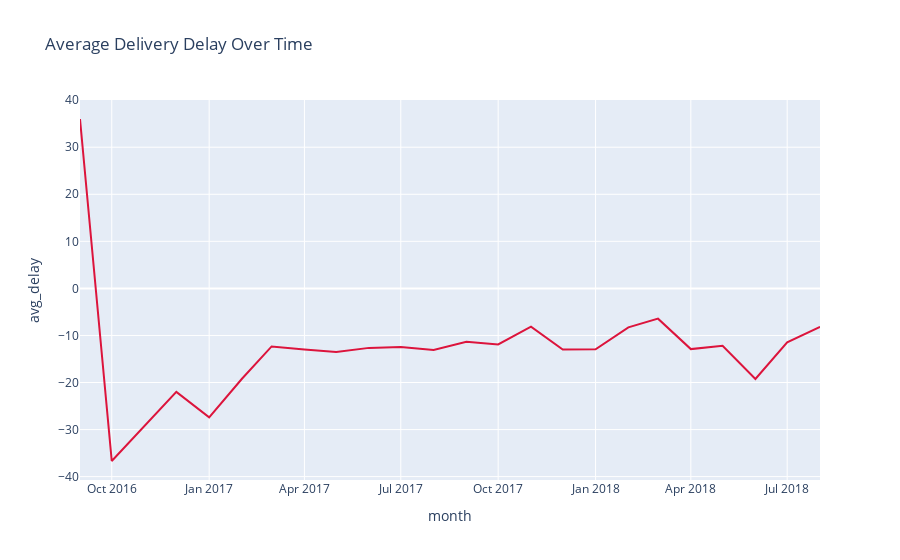

Notebook cell for this chart:
### Markdown cell above
# Visualization: If multiple orders per month are available, show delays over time:

### Code cell
query='''
SELECT 
    DATE_FORMAT(order_purchase_timestamp, '%Y-%m') AS month,
    ROUND(AVG(DATEDIFF(order_delivered_customer_date, order_estimated_delivery_date)), 2) AS avg_delay
FROM orders
WHERE order_status = 'delivered'
GROUP BY month
ORDER BY month;

'''

cur.execute(query)
data = cur.fetchall()
df =pd.DataFrame(data,columns=["month","avg_delay"])
df.head()

fig = px.line(df, x='month', y='avg_delay', title='Average Delivery Delay Over Time')
fig.update_traces(line_color='crimson')
fig.show()

### Figure 1 — Plotly figure (JSON) as saved in the notebook; plotly's stock layout.template omitted (floating-point values rounded to 4 significant figures)
{"data": [{"hovertemplate": "month=%{x}<br>avg_delay=%{y}<extra></extra>", "legendgroup": "", "line": {"color": "crimson", "dash": "solid"}, "marker": {"symbol": "circle"}, "mode": "lines", "name": "", "orientation": "v", "showlegend": false, "type": "scatter", "x": ["2016-09", "2016-10", "2016-12", "2017-01", "2017-02", "2017-03", "2017-04", "2017-05", "2017-06", "2017-07", "2017-08", "2017-09", "2017-10", "2017-11", "2017-12", "2018-01", "2018-02", "2018-03", "2018-04", "2018-05", "2018-06", "2018-07", "2018-08"], "xaxis": "x", "y": [36, -36.68, -22, -27.41, -19.2, -12.33, -12.97, -13.5, -12.64, -12.47, -13.1, -11.35, -11.92, -8.12, -13.01, -12.93, -8.29, -6.43, -12.9, -12.19, -19.24, -11.44, -8.16], "yaxis": "y"}], "layout": {"autosize": true, "legend": {"tracegroupgap": 0}, "title": {"text": "Average Delivery Delay Over Time"}, "xaxis": {"anchor": "y", "autorange": true, "domain": [0, 1], "range": ["2016-09-01", "2018-08-01"], "title": {"text": "month"}, "type": "date"}, "yaxis": {"anchor": "x", "autorange": true, "domain": [0, 1], "range": [-40.72, 40.04], "title": {"text": "avg_delay"}, "type": "linear"}}}
